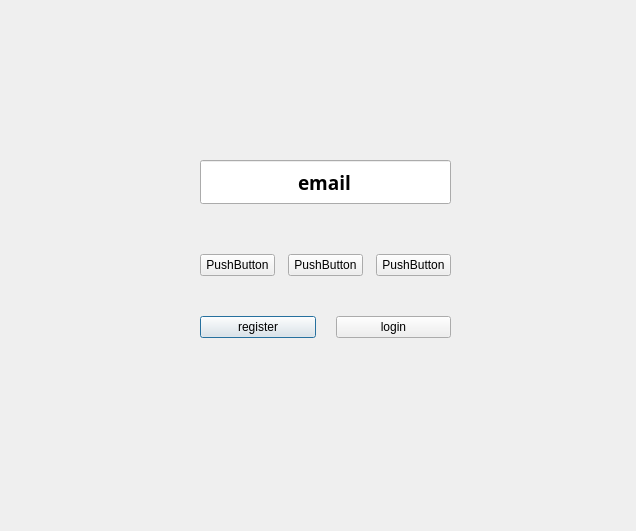
<?xml version="1.0" encoding="UTF-8"?>
<ui version="4.0">
 <class>Dialog</class>
 <widget class="QDialog" name="Dialog">
  <property name="geometry">
   <rect>
    <x>0</x>
    <y>0</y>
    <width>636</width>
    <height>531</height>
   </rect>
  </property>
  <property name="windowTitle">
   <string>Dialog</string>
  </property>
  <widget class="QWidget" name="verticalLayoutWidget">
   <property name="geometry">
    <rect>
     <x>170</x>
     <y>130</y>
     <width>311</width>
     <height>238</height>
    </rect>
   </property>
   <layout class="QVBoxLayout" name="verticalLayout">
    <property name="spacing">
     <number>10</number>
    </property>
    <property name="leftMargin">
     <number>10</number>
    </property>
    <property name="topMargin">
     <number>10</number>
    </property>
    <property name="rightMargin">
     <number>10</number>
    </property>
    <property name="bottomMargin">
     <number>10</number>
    </property>
    <item>
     <layout class="QVBoxLayout" name="verticalLayout_3">
      <property name="spacing">
       <number>10</number>
      </property>
      <property name="leftMargin">
       <number>20</number>
      </property>
      <property name="topMargin">
       <number>20</number>
      </property>
      <property name="rightMargin">
       <number>20</number>
      </property>
      <property name="bottomMargin">
       <number>20</number>
      </property>
      <item>
       <widget class="QLineEdit" name="lineEdit">
        <property name="sizePolicy">
         <sizepolicy hsizetype="Expanding" vsizetype="Expanding">
          <horstretch>10</horstretch>
          <verstretch>10</verstretch>
         </sizepolicy>
        </property>
        <property name="font">
         <font>
          <family>Segoe UI Variable Small Semibol</family>
          <pointsize>14</pointsize>
          <weight>75</weight>
          <bold>true</bold>
         </font>
        </property>
        <property name="inputMask">
         <string/>
        </property>
        <property name="text">
         <string>email</string>
        </property>
        <property name="alignment">
         <set>Qt::AlignCenter</set>
        </property>
       </widget>
      </item>
     </layout>
    </item>
    <item>
     <layout class="QVBoxLayout" name="verticalLayout_4">
      <property name="spacing">
       <number>20</number>
      </property>
      <property name="leftMargin">
       <number>10</number>
      </property>
      <property name="topMargin">
       <number>10</number>
      </property>
      <property name="rightMargin">
       <number>10</number>
      </property>
      <property name="bottomMargin">
       <number>10</number>
      </property>
      <item>
       <layout class="QHBoxLayout" name="horizontalLayout_2">
        <property name="spacing">
         <number>13</number>
        </property>
        <property name="sizeConstraint">
         <enum>QLayout::SetMinAndMaxSize</enum>
        </property>
        <property name="leftMargin">
         <number>10</number>
        </property>
        <property name="topMargin">
         <number>10</number>
        </property>
        <property name="rightMargin">
         <number>10</number>
        </property>
        <property name="bottomMargin">
         <number>10</number>
        </property>
        <item>
         <widget class="QPushButton" name="pushButton_4">
          <property name="sizePolicy">
           <sizepolicy hsizetype="Expanding" vsizetype="Expanding">
            <horstretch>0</horstretch>
            <verstretch>0</verstretch>
           </sizepolicy>
          </property>
          <property name="text">
           <string>PushButton</string>
          </property>
         </widget>
        </item>
        <item>
         <widget class="QPushButton" name="pushButton_5">
          <property name="sizePolicy">
           <sizepolicy hsizetype="Expanding" vsizetype="Expanding">
            <horstretch>0</horstretch>
            <verstretch>0</verstretch>
           </sizepolicy>
          </property>
          <property name="text">
           <string>PushButton</string>
          </property>
         </widget>
        </item>
        <item>
         <widget class="QPushButton" name="pushButton_3">
          <property name="sizePolicy">
           <sizepolicy hsizetype="Expanding" vsizetype="Expanding">
            <horstretch>0</horstretch>
            <verstretch>0</verstretch>
           </sizepolicy>
          </property>
          <property name="text">
           <string>PushButton</string>
          </property>
         </widget>
        </item>
       </layout>
      </item>
      <item>
       <layout class="QHBoxLayout" name="horizontalLayout" stretch="10,10">
        <property name="spacing">
         <number>20</number>
        </property>
        <property name="leftMargin">
         <number>10</number>
        </property>
        <property name="topMargin">
         <number>10</number>
        </property>
        <property name="rightMargin">
         <number>10</number>
        </property>
        <property name="bottomMargin">
         <number>10</number>
        </property>
        <item>
         <widget class="QPushButton" name="pushButton">
          <property name="text">
           <string>register</string>
          </property>
          <property name="autoDefault">
           <bool>true</bool>
          </property>
          <property name="default">
           <bool>true</bool>
          </property>
          <property name="flat">
           <bool>false</bool>
          </property>
         </widget>
        </item>
        <item>
         <widget class="QPushButton" name="pushButton_2">
          <property name="text">
           <string>login</string>
          </property>
         </widget>
        </item>
       </layout>
      </item>
     </layout>
    </item>
   </layout>
  </widget>
 </widget>
 <resources/>
 <connections/>
</ui>
